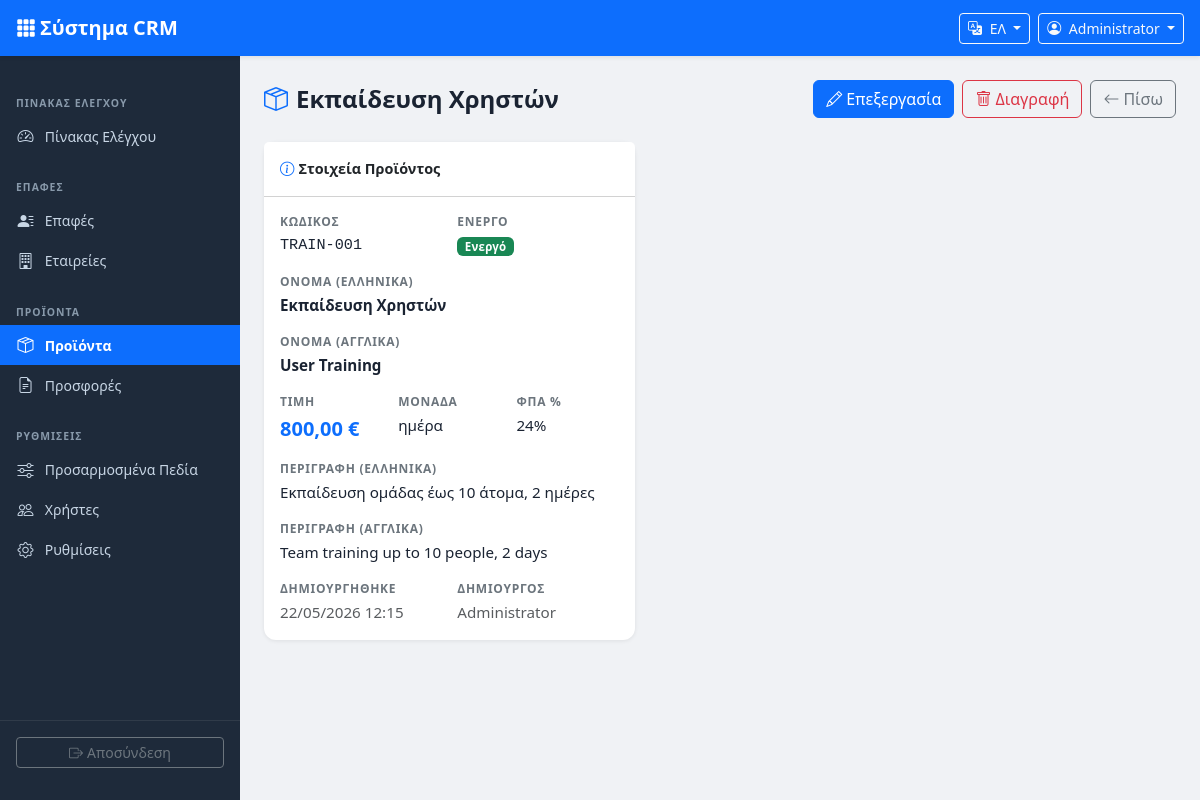
The app's page /products/view.php?id=3 (signed in) with its own data.
### tables this page shows
CREATE TABLE IF NOT EXISTS products (
    id INT UNSIGNED AUTO_INCREMENT PRIMARY KEY,
    code VARCHAR(50) DEFAULT NULL,
    name_el VARCHAR(200) NOT NULL,
    name_en VARCHAR(200) NOT NULL,
    description_el TEXT DEFAULT NULL,
    description_en TEXT DEFAULT NULL,
    price DECIMAL(10,2) NOT NULL DEFAULT 0.00,
    unit VARCHAR(30) DEFAULT 'τεμ.',
    vat_rate DECIMAL(5,2) NOT NULL DEFAULT 24.00,
    active TINYINT(1) NOT NULL DEFAULT 1,
    created_by INT UNSIGNED DEFAULT NULL,
    created_at TIMESTAMP DEFAULT CURRENT_TIMESTAMP,
    updated_at TIMESTAMP DEFAULT CURRENT_TIMESTAMP ON UPDATE CURRENT_TIMESTAMP,
    FOREIGN KEY (created_by) REFERENCES users(id) ON DELETE SET NULL
);

CREATE TABLE IF NOT EXISTS settings (
    id INT UNSIGNED AUTO_INCREMENT PRIMARY KEY,
    setting_key VARCHAR(50) NOT NULL UNIQUE,
    setting_value TEXT DEFAULT NULL,
    updated_at TIMESTAMP DEFAULT CURRENT_TIMESTAMP ON UPDATE CURRENT_TIMESTAMP
);

CREATE TABLE IF NOT EXISTS users (
    id INT UNSIGNED AUTO_INCREMENT PRIMARY KEY,
    name VARCHAR(100) NOT NULL,
    email VARCHAR(150) NOT NULL UNIQUE,
    password_hash VARCHAR(255) NOT NULL,
    role ENUM('admin','manager','sales') NOT NULL DEFAULT 'sales',
    language ENUM('el','en') NOT NULL DEFAULT 'el',
    active TINYINT(1) NOT NULL DEFAULT 1,
    created_at TIMESTAMP DEFAULT CURRENT_TIMESTAMP
);

### includes/functions.php (called while the page is built, shortened)
<?php
require_once __DIR__ . '/db.php';
function getLang(): array {
    static $lang = null;
    if ($lang !== null) return $lang;
    $code = $_SESSION['user_lang'] ?? DEFAULT_LANG;
    $file = __DIR__ . '/../lang/' . $code . '.php';
    $lang = require $file;
    return $lang;
}
function t(string $key, string $fallback = ''): string {
    $lang = getLang();
    return $lang[$key] ?? ($fallback ?: $key);
}
function e(mixed $val): string {
    return htmlspecialchars((string)$val, ENT_QUOTES | ENT_SUBSTITUTE, 'UTF-8');
}
function formatMoney(mixed $amount): string {
    return number_format((float)$amount, 2, ',', '.') . ' ' . getSetting('currency_symbol', '€');
}
function formatDateTime(?string $dt): string {
    try {
        $d = new DateTime($dt);
        return $d->format('d/m/Y H:i');
    } catch (Exception $e) {
        return $dt;
    }
}
function intParam(string $key, int $default = 0): int {
    $val = $_GET[$key] ?? $_POST[$key] ?? $default;
    return (int)$val;
}

### includes/db.php (called while the page is built, shortened)
<?php
function getDB(): PDO {
    static $pdo = null;
    if ($pdo === null) {
        try {
            $dsn = 'mysql:host=' . DB_HOST . ';port=' . DB_PORT . ';dbname=' . DB_NAME . ';charset=' . DB_CHARSET;
            $options = [
                PDO::ATTR_ERRMODE            => PDO::ERRMODE_EXCEPTION,
                PDO::ATTR_DEFAULT_FETCH_MODE => PDO::FETCH_ASSOC,
                PDO::ATTR_EMULATE_PREPARES   => false,
                PDO::MYSQL_ATTR_INIT_COMMAND => "SET NAMES utf8mb4 COLLATE utf8mb4_unicode_ci"
            ];
            $pdo = new PDO($dsn, DB_USER, DB_PASS, $options);
        } catch (PDOException $e) {
            die('<div style="font-family:sans-serif;padding:20px;color:red;"><h2>Database Connection Error</h2><p>' . htmlspecialchars($e->getMessage()) . '</p><p>Please check your config.php settings.</p></div>');
        }
    }
    return $pdo;
}
function getSetting(string $key, string $default = ''): string {
    try {
        $db = getDB();
        $stmt = $db->prepare('SELECT setting_value FROM settings WHERE setting_key = ?');
        $stmt->execute([$key]);
        $row = $stmt->fetch();
        return ($row !== false && $row['setting_value'] !== null) ? $row['setting_value'] : $default;
    } catch (Exception $e) {
        return $default;
    }
}

### products/view.php (the view, shortened to what this page needs)
<?php
require_once __DIR__ . '/../includes/header.php';
$db  = getDB();
$id  = intParam('id');
$stmt = $db->prepare('SELECT p.*, u.name AS created_by_name FROM products p LEFT JOIN users u ON p.created_by = u.id WHERE p.id = ?');
$stmt->execute([$id]);
$product = $stmt->fetch();
?>
<div class="page-header">
    <h1><i class="bi bi-box-seam me-2 text-primary"></i><?= e($product['name_el']) ?></h1>
    <div class="d-flex gap-2 flex-wrap">
        <a href="<?= APP_URL ?>/products/edit.php?id=<?= $id ?>" class="btn btn-primary">
            <i class="bi bi-pencil me-1"></i><?= e(t('edit')) ?>
        </a>
        <a href="<?= APP_URL ?>/products/delete.php?id=<?= $id ?>" class="btn btn-outline-danger"
           data-confirm="<?= e(t('confirm_delete')) ?>">
            <i class="bi bi-trash me-1"></i><?= e(t('delete')) ?>
        </a>
        <a href="<?= APP_URL ?>/products/index.php" class="btn btn-outline-secondary">
            <i class="bi bi-arrow-left me-1"></i><?= e(t('back')) ?>
        </a>
    </div>
</div>
<div class="row g-3">
    <div class="col-lg-5">
        <div class="card card-shadow">
            <div class="card-header bg-white fw-semibold py-3">
                <i class="bi bi-info-circle me-1 text-primary"></i><?= e(t('product_details')) ?>
            </div>
            <div class="card-body">
                <div class="row g-3">
                    <div class="col-6">
                        <div class="detail-label"><?= e(t('product_code')) ?></div>
                        <div class="detail-value font-monospace"><?= e($product['code'] ?: '—') ?></div>
                    </div>
                    <div class="col-6">
                        <div class="detail-label"><?= e(t('active')) ?></div>
                        <div class="detail-value">
                            <?php if ($product['active']): ?>
                            <span class="badge bg-success"><?= e(t('active')) ?></span>
                            <?php else: ?>
                            <span class="badge bg-secondary"><?= e(t('inactive')) ?></span>
                            <?php endif; ?>
                        </div>
                    </div>
                    <div class="col-12">
                        <div class="detail-label"><?= e(t('name_el')) ?></div>
                        <div class="detail-value fw-semibold"><?= e($product['name_el']) ?></div>
                    </div>
                    <div class="col-12">
                        <div class="detail-label"><?= e(t('name_en')) ?></div>
                        <div class="detail-value fw-semibold"><?= e($product['name_en']) ?></div>
                    </div>
                    <div class="col-4">
                        <div class="detail-label"><?= e(t('price')) ?></div>
                        <div class="detail-value fw-bold text-primary fs-5"><?= formatMoney($product['price']) ?></div>
                    </div>
                    <div class="col-4">
                        <div class="detail-label"><?= e(t('unit')) ?></div>
                        <div class="detail-value"><?= e($product['unit'] ?: '—') ?></div>
                    </div>
                    <div class="col-4">
                        <div class="detail-label"><?= e(t('vat_rate')) ?></div>
                        <div class="detail-value"><?= number_format($product['vat_rate'], 0) ?>%</div>
                    </div>
                    <?php if ($product['description_el']): ?>
                    <div class="col-12">
                        <div class="detail-label"><?= e(t('description_el')) ?></div>
                        <div class="detail-value small" style="white-space:pre-wrap;"><?= e($product['description_el']) ?></div>
                    </div>
                    <?php endif; ?>
                    <?php if ($product['description_en']): ?>
                    <div class="col-12">
                        <div class="detail-label"><?= e(t('description_en')) ?></div>
                        <div class="detail-value small" style="white-space:pre-wrap;"><?= e($product['description_en']) ?></div>
                    </div>
                    <?php endif; ?>
                    <div class="col-6">
                        <div class="detail-label"><?= e(t('created_at')) ?></div>
                        <div class="detail-value small text-muted"><?= formatDateTime($product['created_at']) ?></div>
                    </div>
                    <div class="col-6">
                        <div class="detail-label"><?= e(t('created_by')) ?></div>
                        <div class="detail-value small text-muted"><?= e($product['created_by_name'] ?: '—') ?></div>
                    </div>
                </div>
            </div>
        </div>
    </div>
</div>
<?php require_once __DIR__ . '/../includes/footer.php'; ?>

### assets/css/style.css (style rules this page uses)
:root { --sidebar-width: 240px; --navbar-height: 56px; --sidebar-bg: #1e2a3a; --sidebar-hover: #2d3f55; --sidebar-active: #0d6efd; --sidebar-text: #c8d6e5; --sidebar-section: #8899aa; }
body.crm-body { background-color: #f0f2f5; font-family: 'Segoe UI', system-ui, -apple-system, sans-serif; font-size: 0.9rem; }
.page-header { display: flex; align-items: center; justify-content: space-between; margin-bottom: 1.5rem; flex-wrap: wrap; gap: 0.75rem; }
.page-header h1 { font-size: 1.5rem; font-weight: 700; color: #1a2332; margin: 0; }
.badge { font-size: 0.72rem; font-weight: 600; letter-spacing: 0.02em; padding: 0.35em 0.65em; }
.detail-label { font-size: 0.75rem; font-weight: 600; text-transform: uppercase; letter-spacing: 0.06em; color: #6c757d; margin-bottom: 0.2rem; }
.detail-value { font-size: 0.95rem; color: #1a2332; }
.card-shadow { border: none; box-shadow: 0 1px 4px rgba(0,0,0,0.08); border-radius: 12px; }

### records on screen
products: name_el "Εκπαίδευση Χρηστών", code "TRAIN-001", name_en "User Training", price.setting_value "800,00 €", unit "ημέρα", vat_rate "24", description_el "Εκπαίδευση ομάδας έως 10 άτομα, 2 ημέρες", description_en "Team training up to 10 people, 2 days", created_at "22/05/2026 12:15", created_by.name "Administrator"

### other values on screen
t('app_name') "Σύστημα CRM"
$currentUser['name'] "Administrator"
t('dashboard') "ΠΊΝΑΚΑΣ ΕΛΈΓΧΟΥ"
t('dashboard') "Πίνακας Ελέγχου"
t('contacts') "ΕΠΑΦΈΣ"
t('contacts') "Επαφές"
t('companies') "Εταιρείες"
t('products') "ΠΡΟΪΌΝΤΑ"
t('products') "Προϊόντα"
t('offers') "Προσφορές"
t('settings') "ΡΥΘΜΊΣΕΙΣ"
t('custom_fields') "Προσαρμοσμένα Πεδία"
t('users') "Χρήστες"
t('settings') "Ρυθμίσεις"
t('logout') "Αποσύνδεση"
